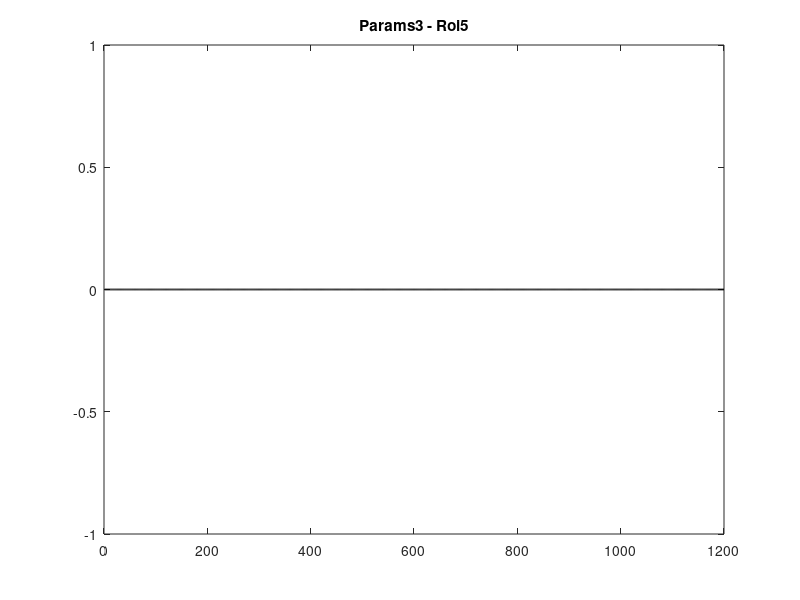

Here is the MATLAB script that generated this plot: (Note: this script raises an error after producing the figure.)
tmp = zeros(1200,1);
bin = zeros(1200,1);
xlidx = find(bin==1);
figure,plot(tmp, 'k','Linewidth',1.3);
title('Params3 - Roi5');
hold on, for iX = 1:numel(xlidx), xline(xlidx(iX),'r','Linewidth', 1.3); end
hold on, yline(0.2170,'k');


trc = zeros(33,1);

roi = 3; ev = 8;
figure, plot(trc, 'Linewidth',1.5);
hold on, plot(1:numel(trc), trc,'ko');
hold on, yline(eventinfo.eventdata{roi,10}(2),'k');
hold on, yline(eventinfo.eventdata{roi,10}(3),'k');
title(sprintf('Roi: %i, Event: %i', roi, ev));


xlidx = find(eventinfo.eventdata{90,1}==1);
hold on, for iX = 1:numel(xlidx), xline(xlidx(iX),'r','Linewidth', 1.3); end


figure, plot(tmpdFoF);
hold on, for iX = 1:numel(save_idx), xline(save_idx(iX),'r','Linewidth', 1.3); end
hold on, yline(mean_neg_amp*2,'k');




trc1=a; trc2=a2;
tmpmask = trc1 > 1.5*std(trc1) & trc2 > 1.5*std(trc2);
trc_corr = sum(trc1(tmpmask) .* trc2(tmpmask))

